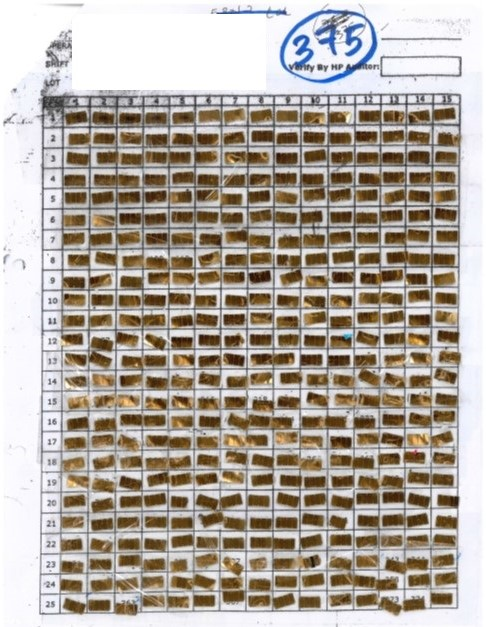
#> input picture Datasets/nus-sds-dsc2021/train_data/train_images/1051.jpg, 486 x 627 px, found by its file name
$ jupyter execute --allow-errors digit_model_trainer.ipynb
#> lines starting #> are read from the running program, lines starting #| are printed output that depends on the picture; after the words box and inside, x2 and y2 are one past the last pixel; in counts of white or black regions, pixels touching at a corner belong together
### Training Model
Code used to create hand writing predictor model.

[cell 1]
import cv2 as cv
import numpy as np
import matplotlib.pyplot as plt
from random import randint

from tensorflow.keras.datasets import mnist
from tensorflow.keras.utils import to_categorical
from tensorflow.keras.models import Sequential
from tensorflow.keras.layers import Conv2D, MaxPooling2D, Dense, Flatten
from tensorflow.keras.optimizers import SGD

[cell 2]
def load_dataset():
    # load dataset
    (train_x, train_y), (testX, testY) = mnist.load_data()

    train_x = train_x.reshape((train_x.shape[0], 28, 28, 1))
    testX = testX.reshape((testX.shape[0], 28, 28, 1))
    # one hot encode targets
    train_y = to_categorical(train_y)
    testY = to_categorical(testY)
    trainX = train_x[:1000]
    trainY = train_y[:1000]
    testX = testX[:300]
    testY = testY[:300]
    return trainX, trainY, testX, testY

# scale pixels
def prep_pixels(train, test):
    train_norm = train.astype('float32')
    test_norm = test.astype('float32')
    # normalize to range 0-1
    train_norm = train_norm / 255.0
    test_norm = test_norm / 255.0

    return train_norm, test_norm

def define_model():
    global model
    model = Sequential()
    model.add(Conv2D(32, (3, 3), activation='relu', kernel_initializer='he_uniform', input_shape=(28, 84, 1)))
    model.add(MaxPooling2D((2, 2)))
    model.add(Conv2D(64, (3, 3), activation='relu', kernel_initializer='he_uniform'))
    model.add(Conv2D(64, (3, 3), activation='relu', kernel_initializer='he_uniform'))
    model.add(MaxPooling2D((2, 2)))
    model.add(Flatten())
    model.add(Dense(100, activation='relu', kernel_initializer='he_uniform'))
    model.add(Dense(1000, activation='softmax'))
    # compile model
    opt = SGD(lr=0.01, momentum=0.9)
    model.compile(optimizer=opt, loss='categorical_crossentropy', metrics=['accuracy'])
    return model

# Run model fitting
def run_model():
    trainX, trainY, testX, testY = new_trainX, new_trainY, new_testX, new_testY
    # prepare pixel data
    trainX, testX = prep_pixels(trainX, testX)
    # define model
    model = define_model()
    # fit model
    model.fit(trainX, trainY, epochs=5, batch_size=32, verbose=1)

#> (a cell that did not finish here is left out)

[cell 4]
# Create new trainX, trainY, testX, testY datasets
new_trainY = np.zeros((15000, 1000))
new_trainX = np.zeros((15000, 28, 84, 1))
new_testY = np.zeros((4500, 1000))
new_testX = np.zeros((4500, 28, 84, 1))

#> (a cell that did not finish here is left out)

[cell 6]
run_model()
#> (the call stopped at in define_model, `model = Sequential()`: tensorflow is not available in this run)

#> (a cell that did not finish here is left out)

#> (a cell that did not finish here is left out)

### Test predictions of handwritten numbers using train images

[cell 9]
from tensorflow import keras

[cell 10]
# Function to find ROI of handwritten number in an image
def handwritingExtract(file_path):
    img = plt.imread(file_path)
#> img is the input picture: shape (627, 486, 3); mean R, G, B 177.4, 168.9, 160.2
    hsv = cv.cvtColor(img, cv.COLOR_BGR2HSV)
#> hsv: shape (627, 486, 3); mean H, S, V 91.9, 50.6, 180.2
    h, s, v = cv.split(hsv)
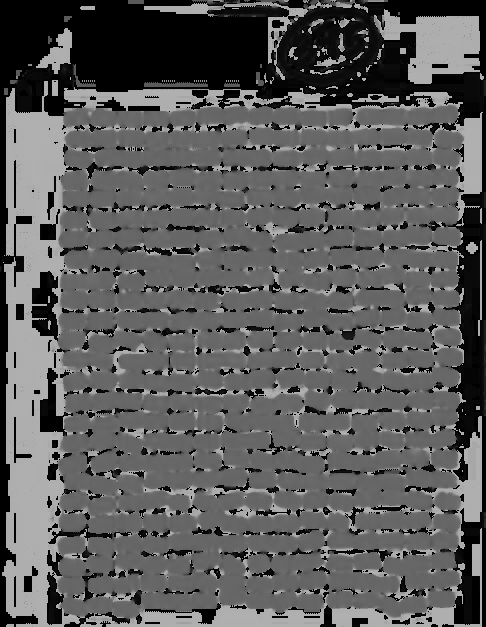
#> h: shape (627, 486); min 0, max 178, mean 91.9
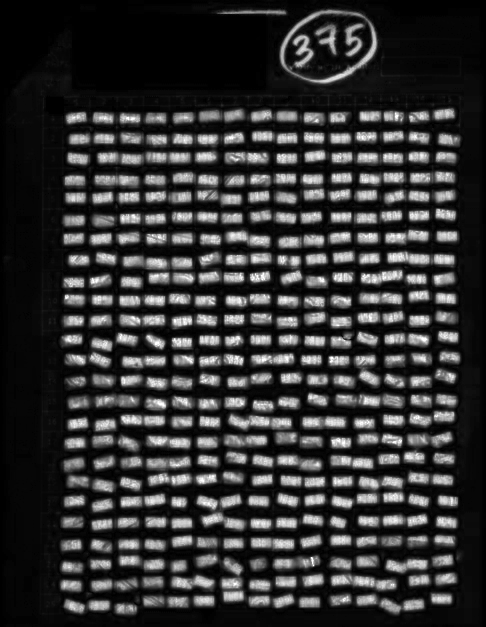
#> s: shape (627, 486); min 0, max 255, mean 50.6
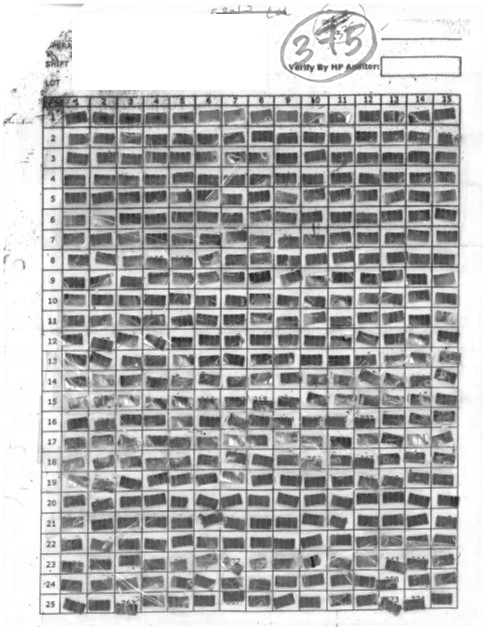
#> v: shape (627, 486); min 25, max 255, mean 180.2
    inverted = s

    ret, th = cv.threshold(inverted, 150, 255, cv.THRESH_BINARY + cv.THRESH_OTSU)
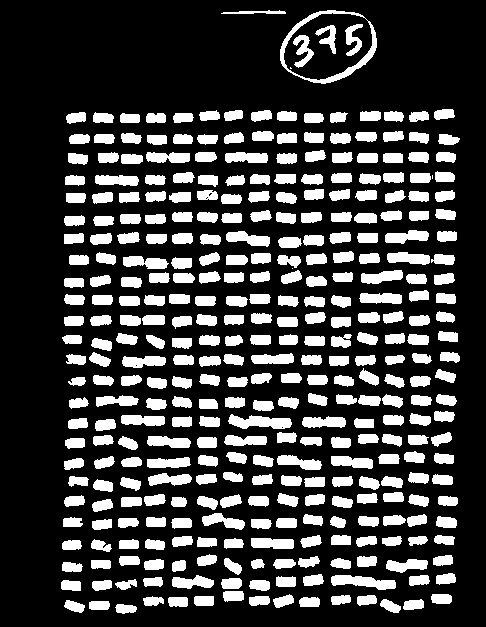
#> th: shape (627, 486); 24.1% white; 355 white regions (3 under 20 px), largest, box (x1, y1, x2, y2) and area: (280, 10, 377, 84) 1047, (228, 414, 292, 429) 625, (331, 575, 396, 590) 601
#> ret = 87
    dilateKernel = np.ones((1, 30), np.uint8)
    dilated = cv.dilate(th, dilateKernel)
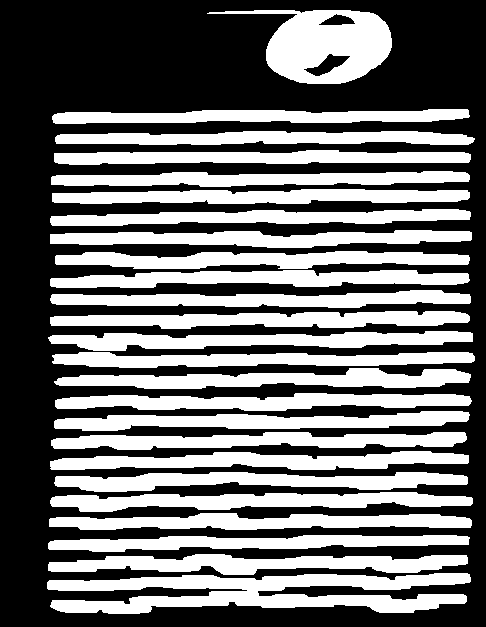
#> dilated: shape (627, 486); 43.5% white; 25 white regions
    contours, hierarchy = cv.findContours(dilated, cv.RETR_EXTERNAL, cv.CHAIN_APPROX_SIMPLE)
#> contours = 25 contours; largest, box (x1, y1, x2, y2) and area: (47, 573, 471, 614) 9416, (207, 10, 392, 84) 7624, (48, 554, 468, 575) 4952, (50, 492, 473, 512) 4931, (54, 368, 471, 389) 4863
    imgShape = img.shape
#> imgShape = (627, 486, 3)
    validContours = []
    for contour in contours:
        area = cv.contourArea(contour)
        x, y, w, h = cv.boundingRect(contour)
        if area > 100 and (y > 0.80 * imgShape[0] or y + h < 0.20 * imgShape[0]):
            validContours.append(contour)
#> this loop made 25 passes
#> (area, x, y, w, h) on passes 1 to 12: (9416.5, 47, 573, 424, 41), (4952, 48, 554, 420, 21), (4207.5, 48, 535, 422, 17), (4628, 49, 513, 423, 17), (4931, 50, 492, 423, 20), (4746.5, 54, 472, 414, 20), (4709.5, 50, 451, 419, 19), (4610, 51, 432, 416, 18), (4655.5, 54, 411, 416, 20), (4683, 55, 393, 417, 18), (4863, 54, 368, 417, 21), (4382.5, 52, 352, 423, 16)
#> after the loop, validContours = 6 contours; box (x1, y1, x2, y2) and area: (47, 573, 471, 614) 9416, (207, 10, 392, 84) 7624, (48, 554, 468, 575) 4952, (49, 513, 472, 530) 4628, (48, 535, 470, 552) 4208, (52, 109, 470, 124) 4118

    contourImg = np.copy(img)
    cv.drawContours(contourImg, validContours, -1, (0, 255, 0), 3)
    cv.line(contourImg, (0, int(0.8 * imgShape[0])), (imgShape[1], int(0.8 * imgShape[0])), (255, 0, 0))
    cv.line(contourImg, (0, int(0.2 * imgShape[0])), (imgShape[1], int(0.2 * imgShape[0])), (255, 0, 0))
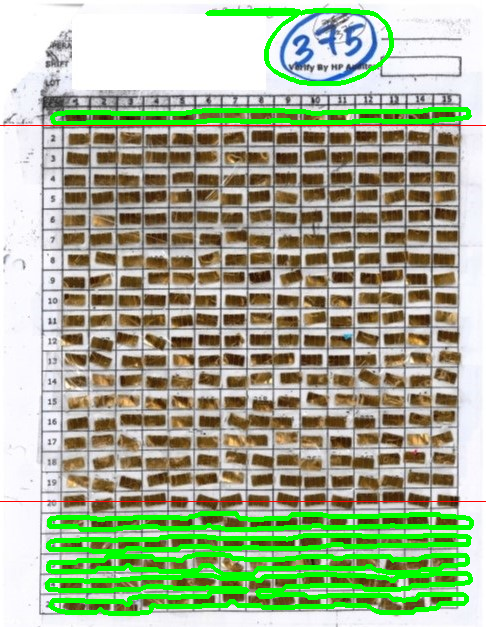
#> contourImg: shape (627, 486, 3); mean R, G, B 162.8, 177.5, 146.8

    candidates = []
    for contour in validContours:
        x, y, w, h = cv.boundingRect(contour)
        candidate = img[y:y+h, x:x+w]
        candidates.append(candidate)
#> this loop made 6 passes
#> (x, y, w, h) on passes 1 to 6: (47, 573, 424, 41), (48, 554, 420, 21), (48, 535, 422, 17), (49, 513, 423, 17), (52, 109, 418, 15), (207, 10, 185, 74)
#> pass 1, in handwritingExtract, `candidate = img[y:y+h, x:x+w]`:
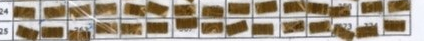
#> candidate: shape (41, 424, 3); mean R, G, B 163.9, 152.4, 137.1
#> pass 2, in handwritingExtract, `candidate = img[y:y+h, x:x+w]`:
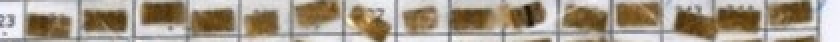
#> candidate: shape (21, 420, 3) (shown 2 times larger); mean R, G, B 165.2, 153.5, 137.9
#> after the loop, candidates = 6 items

    return candidates

[cell 11]
# Load an image
candidates = handwritingExtract(r"C:\Users\Asus\Downloads\nus-sds-dsc2021\train_data\train_images\1051.jpg")
#> candidates = 6 items

[cell 12]
# Assumes correct contour containing number is the last contour, then resize it
digit_img = cv.resize(cv.cvtColor(candidates[-1], cv.COLOR_BGR2GRAY),(84, 28)).reshape((28, 84, 1))
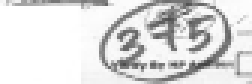
#> digit_img: shape (28, 84, 1) (shown 3 times larger); min 66, max 255, mean 220.6

$ run again, with Datasets/nus-sds-dsc2021/train_data/train_images/1003.jpg copied over Datasets/nus-sds-dsc2021/train_data/train_images/1051.jpg
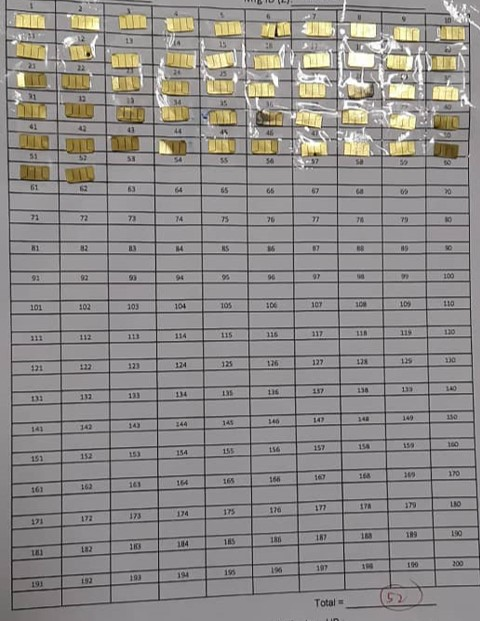
#> input picture Datasets/nus-sds-dsc2021/train_data/train_images/1003.jpg, 480 x 621 px, found by its file name
#> in handwritingExtract, img is the input picture: shape (621, 480, 3); mean R, G, B 143.1, 139.9, 137.9
#> hsv: shape (621, 480, 3); mean H, S, V 140, 13, 143.6
#> in handwritingExtract, `ret, th = cv.threshold(inverted, 150, 255, cv.THRESH_BINARY + cv.THRES..`:
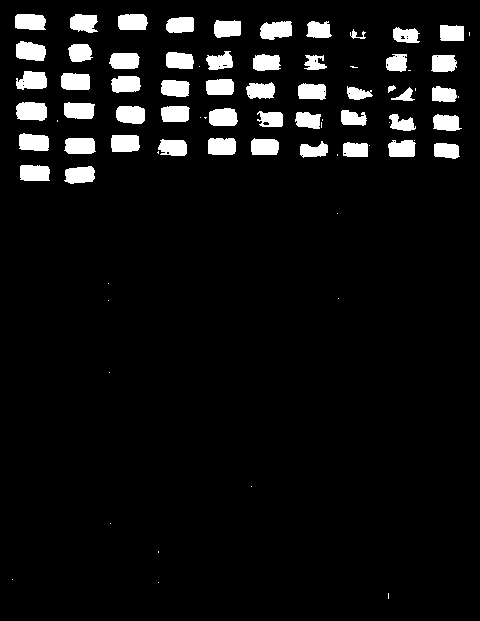
#> th: shape (621, 480); 6.7% white; 79 white regions (27 under 20 px), largest, box (x1, y1, x2, y2) and area: (16, 102, 47, 121) 515, (260, 21, 292, 40) 487, (16, 41, 46, 61) 484
#> ret = 53
#> dilated: shape (621, 480); 13.7% white; 17 white regions
#> contours = 17 contours, 9 with area under 20; largest, box (x1, y1, x2, y2) and area: (2, 102, 477, 131) 7480, (5, 133, 475, 159) 7266, (1, 14, 480, 43) 7260, (2, 71, 474, 102) 7160, (2, 41, 472, 72) 6987, (6, 165, 110, 184) 1600, (374, 593, 404, 599) 145, (144, 551, 174, 553) 29
#> the loop in handwritingExtract, `for contour in contours:` made 17 passes
#> (area, x, y, w, h) on passes 12 to 17: (1599.5, 6, 165, 104, 19), (7266, 5, 133, 470, 26), (7480.5, 2, 102, 475, 29), (7160, 2, 71, 472, 31), (6987, 2, 41, 470, 31), (7260, 1, 14, 479, 29)
#> after the loop in handwritingExtract, `for contour in contours:`: validContours = 4 contours; box (x1, y1, x2, y2) and area: (1, 14, 480, 43) 7260, (2, 71, 474, 102) 7160, (2, 41, 472, 72) 6987, (374, 593, 404, 599) 145
#> the loop in handwritingExtract, `for contour in validContours:` made 4 passes
#> (x, y, w, h) on passes 2 to 4: (2, 71, 472, 31), (2, 41, 470, 31), (1, 14, 479, 29)
#> after the loop in handwritingExtract, `for contour in validContours:`: candidates = 4 items
#> `digit_img = cv.resize(cv.cvtColor(candidates[-1], cv.COLOR_BGR2GRAY),(..`:
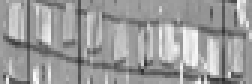
#> digit_img: shape (28, 84, 1) (shown 3 times larger); min 42, max 252, mean 155.7
